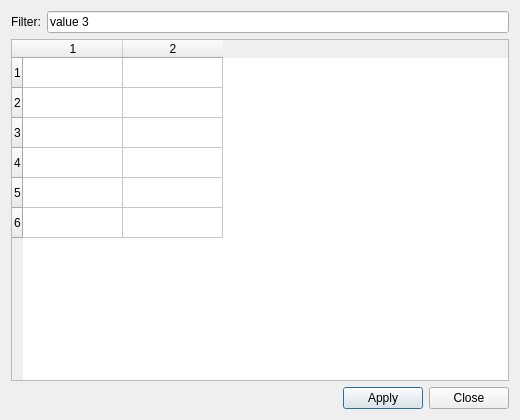
<?xml version="1.0" encoding="UTF-8"?>
<ui version="4.0"><class>Dialog</class><widget class="QDialog" name="Dialog"><property name="geometry"><rect><x>0</x><y>0</y><width>520</width><height>420</height></rect></property><property name="windowTitle"><string>Table form 3</string></property><layout class="QVBoxLayout" name="verticalLayout"><property name="leftMargin"><number>11</number></property><property name="topMargin"><number>11</number></property><property name="rightMargin"><number>11</number></property><property name="bottomMargin"><number>11</number></property><property name="spacing"><number>6</number></property><item><layout class="QHBoxLayout" name="rowLayout"><property name="leftMargin"><number>0</number></property><property name="topMargin"><number>0</number></property><property name="rightMargin"><number>0</number></property><property name="bottomMargin"><number>0</number></property><property name="spacing"><number>6</number></property><item><widget class="QLabel" name="label"><property name="text"><string>Filter:</string></property></widget></item><item><widget class="QLineEdit" name="lineEdit"><property name="text"><string>value 3</string></property></widget></item></layout></item><item><widget class="QTableWidget" name="table"><property name="rowCount"><number>6</number></property><property name="columnCount"><number>2</number></property></widget></item><item><layout class="QHBoxLayout" name="buttons"><property name="leftMargin"><number>0</number></property><property name="topMargin"><number>0</number></property><property name="rightMargin"><number>0</number></property><property name="bottomMargin"><number>0</number></property><property name="spacing"><number>6</number></property><item><spacer name="horizontalSpacer"><property name="orientation"><enum>Qt::Orientation::Horizontal</enum></property><property name="sizeHint" stdset="0"><size><width>40</width><height>20</height></size></property></spacer></item><item><widget class="QPushButton" name="apply"><property name="text"><string>Apply</string></property></widget></item><item><widget class="QPushButton" name="close"><property name="text"><string>Close</string></property></widget></item></layout></item></layout></widget></ui>
